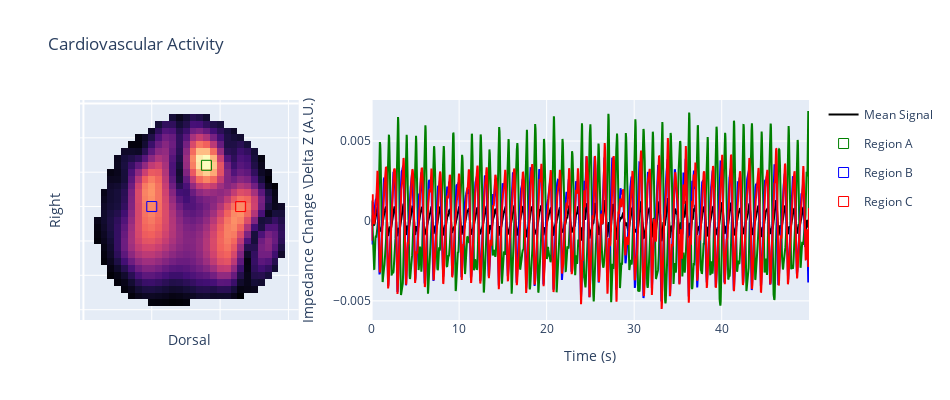

The notebook cell this image was saved under:
### Code cell
# plot cardiovascular acticity
fig = make_subplots(rows=1, cols=2, column_widths=[1, 2])
fig.update_layout(width=950, height=400)

fig.add_trace(go.Heatmap(z=np.std(imgs_card, axis=-1), zmin=0, 
                         showscale=False, colorscale='magma'), row=1, col=1)
fig.update_yaxes(title='Right', showticklabels=False, autorange="reversed", row=1, col=1)
fig.update_xaxes(title='Dorsal', showticklabels=False, row=1, col=1)
fig.update_layout(title='Cardiovascular Activity')

fig.add_trace(go.Scatter(x=t, y=np.nanmean(imgs_card, axis=(0, 1)), 
                         name='Mean Signal', line_color='black'), row=1, col=2)
fig.update_xaxes(title='Time (s)', row=1, col=2)
fig.update_yaxes(title='Impedance Change \\Delta Z (A.U.)', row=1, col=2)

# add three example signals in ??? regions
regions = {'Region A': ([18, 9], 'green'), 'Region B': ([10, 15], 'blue'), 'Region C': ([23, 15], 'red')}
for reg, tmp in regions.items():
    fig.add_scatter(x=[tmp[0][0]], y=[tmp[0][1]], mode='markers', marker_symbol='square-open', 
                    marker_size=10, legendgroup=reg, marker_color=tmp[1], name=reg, row=1, col=1)
    fig.add_trace(go.Scatter(x=t, y=imgs_card[tmp[0][1], tmp[0][0], :], legendgroup=reg, 
                             showlegend=False, name=reg, line_color=tmp[1]), row=1, col=2)    
fig.show()

### Figure 1 — Plotly figure (JSON) as saved in the notebook; plotly's stock layout.template omitted (floating-point values rounded to 4 significant figures; data arrays with more than 128 entries replaced by an {"elided": "..."} marker saying what was removed)
{"data": [{"colorscale": [[0, "#000004"], [0.1111, "#180f3d"], [0.2222, "#440f76"], [0.3333, "#721f81"], [0.4444, "#9e2f7f"], [0.5556, "#cd4071"], [0.6667, "#f1605d"], [0.7778, "#fd9668"], [0.8889, "#feca8d"], [1, "#fcfdbf"]], "showscale": false, "type": "heatmap", "xaxis": "x", "yaxis": "y", "z": {"elided": "32x32 float values"}, "zmin": 0}, {"line": {"color": "black"}, "name": "Mean Signal", "type": "scatter", "x": {"elided": "2384 float values"}, "xaxis": "x2", "y": {"elided": "2384 float values"}, "yaxis": "y2"}, {"legendgroup": "Region A", "marker": {"color": "green", "size": 10, "symbol": "square-open"}, "mode": "markers", "name": "Region A", "type": "scatter", "x": [18], "xaxis": "x", "y": [9], "yaxis": "y"}, {"legendgroup": "Region A", "line": {"color": "green"}, "name": "Region A", "showlegend": false, "type": "scatter", "x": {"elided": "2384 float values"}, "xaxis": "x2", "y": {"elided": "2384 float values"}, "yaxis": "y2"}, {"legendgroup": "Region B", "marker": {"color": "blue", "size": 10, "symbol": "square-open"}, "mode": "markers", "name": "Region B", "type": "scatter", "x": [10], "xaxis": "x", "y": [15], "yaxis": "y"}, {"legendgroup": "Region B", "line": {"color": "blue"}, "name": "Region B", "showlegend": false, "type": "scatter", "x": {"elided": "2384 float values"}, "xaxis": "x2", "y": {"elided": "2384 float values"}, "yaxis": "y2"}, {"legendgroup": "Region C", "marker": {"color": "red", "size": 10, "symbol": "square-open"}, "mode": "markers", "name": "Region C", "type": "scatter", "x": [23], "xaxis": "x", "y": [15], "yaxis": "y"}, {"legendgroup": "Region C", "line": {"color": "red"}, "name": "Region C", "showlegend": false, "type": "scatter", "x": {"elided": "2384 float values"}, "xaxis": "x2", "y": {"elided": "2384 float values"}, "yaxis": "y2"}], "layout": {"height": 400, "title": {"text": "Cardiovascular Activity"}, "width": 950, "xaxis": {"anchor": "y", "domain": [0, 0.3], "showticklabels": false, "title": {"text": "Dorsal"}}, "xaxis2": {"anchor": "y2", "domain": [0.4, 1], "title": {"text": "Time (s)"}}, "yaxis": {"anchor": "x", "autorange": "reversed", "domain": [0, 1], "showticklabels": false, "title": {"text": "Right"}}, "yaxis2": {"anchor": "x2", "domain": [0, 1], "title": {"text": "Impedance Change \\Delta Z (A.U.)"}}}}
